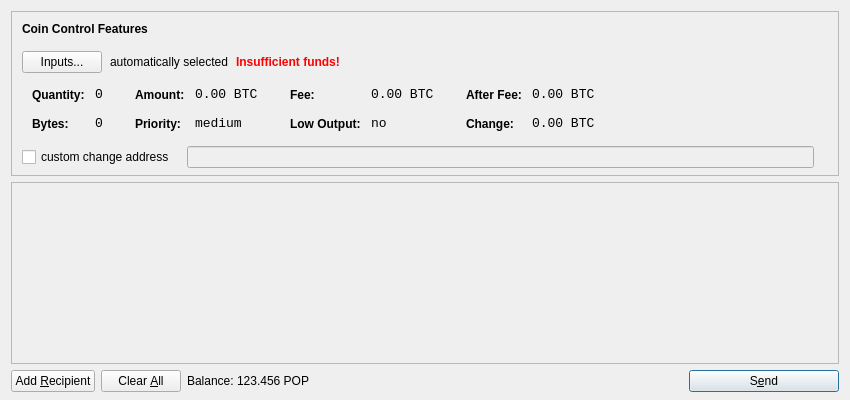
<?xml version="1.0" encoding="UTF-8"?>
<ui version="4.0">
 <class>SendCoinsDialog</class>
 <widget class="QDialog" name="SendCoinsDialog">
  <property name="geometry">
   <rect>
    <x>0</x>
    <y>0</y>
    <width>850</width>
    <height>400</height>
   </rect>
  </property>
  <property name="windowTitle">
   <string>Send Coins</string>
  </property>
  <layout class="QVBoxLayout" name="verticalLayout" stretch="0,1,0">
   <property name="bottomMargin">
    <number>8</number>
   </property>
   <item>
    <widget class="QFrame" name="frameCoinControl">
     <property name="sizePolicy">
      <sizepolicy hsizetype="Expanding" vsizetype="Expanding">
       <horstretch>0</horstretch>
       <verstretch>0</verstretch>
      </sizepolicy>
     </property>
     <property name="maximumSize">
      <size>
       <width>16777215</width>
       <height>16777215</height>
      </size>
     </property>
     <property name="frameShape">
      <enum>QFrame::StyledPanel</enum>
     </property>
     <property name="frameShadow">
      <enum>QFrame::Sunken</enum>
     </property>
     <layout class="QVBoxLayout" name="verticalLayoutCoinControl2">
      <property name="spacing">
       <number>-1</number>
      </property>
      <property name="leftMargin">
       <number>0</number>
      </property>
      <property name="topMargin">
       <number>0</number>
      </property>
      <property name="rightMargin">
       <number>0</number>
      </property>
      <property name="bottomMargin">
       <number>6</number>
      </property>
      <item>
       <layout class="QVBoxLayout" name="verticalLayoutCoinControl" stretch="0,0,0,0,1">
        <property name="spacing">
         <number>0</number>
        </property>
        <property name="leftMargin">
         <number>10</number>
        </property>
        <property name="topMargin">
         <number>10</number>
        </property>
        <item>
         <layout class="QHBoxLayout" name="horizontalLayoutCoinControl1">
          <property name="bottomMargin">
           <number>15</number>
          </property>
          <item>
           <widget class="QLabel" name="labelCoinControlFeatures">
            <property name="sizePolicy">
             <sizepolicy hsizetype="Preferred" vsizetype="Maximum">
              <horstretch>0</horstretch>
              <verstretch>0</verstretch>
             </sizepolicy>
            </property>
            <property name="font">
             <font>
              <weight>75</weight>
              <bold>true</bold>
             </font>
            </property>
            <property name="styleSheet">
             <string notr="true">font-weight:bold;</string>
            </property>
            <property name="text">
             <string>Coin Control Features</string>
            </property>
           </widget>
          </item>
         </layout>
        </item>
        <item>
         <layout class="QHBoxLayout" name="horizontalLayoutCoinControl2" stretch="0,0,0,0">
          <property name="spacing">
           <number>8</number>
          </property>
          <property name="bottomMargin">
           <number>10</number>
          </property>
          <item>
           <widget class="QPushButton" name="pushButtonCoinControl">
            <property name="styleSheet">
             <string notr="true"/>
            </property>
            <property name="text">
             <string>Inputs...</string>
            </property>
           </widget>
          </item>
          <item>
           <widget class="QLabel" name="labelCoinControlAutomaticallySelected">
            <property name="text">
             <string>automatically selected</string>
            </property>
            <property name="margin">
             <number>5</number>
            </property>
           </widget>
          </item>
          <item>
           <widget class="QLabel" name="labelCoinControlInsuffFunds">
            <property name="font">
             <font>
              <weight>75</weight>
              <bold>true</bold>
             </font>
            </property>
            <property name="styleSheet">
             <string notr="true">color:red;font-weight:bold;</string>
            </property>
            <property name="text">
             <string>Insufficient funds!</string>
            </property>
            <property name="margin">
             <number>5</number>
            </property>
           </widget>
          </item>
          <item>
           <spacer name="horizontalSpacerCoinControl">
            <property name="orientation">
             <enum>Qt::Horizontal</enum>
            </property>
            <property name="sizeHint" stdset="0">
             <size>
              <width>40</width>
              <height>1</height>
             </size>
            </property>
           </spacer>
          </item>
         </layout>
        </item>
        <item>
         <widget class="QWidget" name="widgetCoinControl" native="true">
          <property name="sizePolicy">
           <sizepolicy hsizetype="Preferred" vsizetype="Preferred">
            <horstretch>0</horstretch>
            <verstretch>0</verstretch>
           </sizepolicy>
          </property>
          <property name="minimumSize">
           <size>
            <width>0</width>
            <height>0</height>
           </size>
          </property>
          <property name="styleSheet">
           <string notr="true"/>
          </property>
          <layout class="QHBoxLayout" name="horizontalLayoutCoinControl5">
           <property name="margin">
            <number>0</number>
           </property>
           <item>
            <layout class="QHBoxLayout" name="horizontalLayoutCoinControl3" stretch="0,0,0,1">
             <property name="spacing">
              <number>20</number>
             </property>
             <property name="topMargin">
              <number>0</number>
             </property>
             <property name="bottomMargin">
              <number>10</number>
             </property>
             <item>
              <layout class="QFormLayout" name="formLayoutCoinControl1">
               <property name="horizontalSpacing">
                <number>10</number>
               </property>
               <property name="verticalSpacing">
                <number>14</number>
               </property>
               <property name="leftMargin">
                <number>10</number>
               </property>
               <property name="topMargin">
                <number>4</number>
               </property>
               <property name="rightMargin">
                <number>6</number>
               </property>
               <item row="0" column="0">
                <widget class="QLabel" name="labelCoinControlQuantityText">
                 <property name="styleSheet">
                  <string notr="true">font-weight:bold;</string>
                 </property>
                 <property name="text">
                  <string>Quantity:</string>
                 </property>
                 <property name="margin">
                  <number>0</number>
                 </property>
                </widget>
               </item>
               <item row="0" column="1">
                <widget class="QLabel" name="labelCoinControlQuantity">
                 <property name="font">
                  <font>
                   <family>Monospace</family>
                   <pointsize>10</pointsize>
                  </font>
                 </property>
                 <property name="cursor">
                  <cursorShape>IBeamCursor</cursorShape>
                 </property>
                 <property name="contextMenuPolicy">
                  <enum>Qt::ActionsContextMenu</enum>
                 </property>
                 <property name="text">
                  <string notr="true">0</string>
                 </property>
                 <property name="margin">
                  <number>0</number>
                 </property>
                 <property name="textInteractionFlags">
                  <set>Qt::LinksAccessibleByMouse|Qt::TextSelectableByKeyboard|Qt::TextSelectableByMouse</set>
                 </property>
                </widget>
               </item>
               <item row="1" column="0">
                <widget class="QLabel" name="labelCoinControlBytesText">
                 <property name="styleSheet">
                  <string notr="true">font-weight:bold;</string>
                 </property>
                 <property name="text">
                  <string>Bytes:</string>
                 </property>
                </widget>
               </item>
               <item row="1" column="1">
                <widget class="QLabel" name="labelCoinControlBytes">
                 <property name="font">
                  <font>
                   <family>Monospace</family>
                   <pointsize>10</pointsize>
                  </font>
                 </property>
                 <property name="cursor">
                  <cursorShape>IBeamCursor</cursorShape>
                 </property>
                 <property name="contextMenuPolicy">
                  <enum>Qt::ActionsContextMenu</enum>
                 </property>
                 <property name="text">
                  <string notr="true">0</string>
                 </property>
                 <property name="textInteractionFlags">
                  <set>Qt::LinksAccessibleByMouse|Qt::TextSelectableByKeyboard|Qt::TextSelectableByMouse</set>
                 </property>
                </widget>
               </item>
              </layout>
             </item>
             <item>
              <layout class="QFormLayout" name="formLayoutCoinControl2">
               <property name="horizontalSpacing">
                <number>10</number>
               </property>
               <property name="verticalSpacing">
                <number>14</number>
               </property>
               <property name="leftMargin">
                <number>6</number>
               </property>
               <property name="topMargin">
                <number>4</number>
               </property>
               <property name="rightMargin">
                <number>6</number>
               </property>
               <item row="0" column="0">
                <widget class="QLabel" name="labelCoinControlAmountText">
                 <property name="styleSheet">
                  <string notr="true">font-weight:bold;</string>
                 </property>
                 <property name="text">
                  <string>Amount:</string>
                 </property>
                 <property name="margin">
                  <number>0</number>
                 </property>
                </widget>
               </item>
               <item row="0" column="1">
                <widget class="QLabel" name="labelCoinControlAmount">
                 <property name="font">
                  <font>
                   <family>Monospace</family>
                   <pointsize>10</pointsize>
                  </font>
                 </property>
                 <property name="cursor">
                  <cursorShape>IBeamCursor</cursorShape>
                 </property>
                 <property name="contextMenuPolicy">
                  <enum>Qt::ActionsContextMenu</enum>
                 </property>
                 <property name="text">
                  <string notr="true">0.00 BTC</string>
                 </property>
                 <property name="textInteractionFlags">
                  <set>Qt::LinksAccessibleByMouse|Qt::TextSelectableByKeyboard|Qt::TextSelectableByMouse</set>
                 </property>
                </widget>
               </item>
               <item row="1" column="0">
                <widget class="QLabel" name="labelCoinControlPriorityText">
                 <property name="styleSheet">
                  <string notr="true">font-weight:bold;</string>
                 </property>
                 <property name="text">
                  <string>Priority:</string>
                 </property>
                </widget>
               </item>
               <item row="1" column="1">
                <widget class="QLabel" name="labelCoinControlPriority">
                 <property name="font">
                  <font>
                   <family>Monospace</family>
                   <pointsize>10</pointsize>
                  </font>
                 </property>
                 <property name="cursor">
                  <cursorShape>IBeamCursor</cursorShape>
                 </property>
                 <property name="contextMenuPolicy">
                  <enum>Qt::ActionsContextMenu</enum>
                 </property>
                 <property name="text">
                  <string>medium</string>
                 </property>
                 <property name="textInteractionFlags">
                  <set>Qt::LinksAccessibleByMouse|Qt::TextSelectableByKeyboard|Qt::TextSelectableByMouse</set>
                 </property>
                </widget>
               </item>
              </layout>
             </item>
             <item>
              <layout class="QFormLayout" name="formLayoutCoinControl3">
               <property name="horizontalSpacing">
                <number>10</number>
               </property>
               <property name="verticalSpacing">
                <number>14</number>
               </property>
               <property name="leftMargin">
                <number>6</number>
               </property>
               <property name="topMargin">
                <number>4</number>
               </property>
               <property name="rightMargin">
                <number>6</number>
               </property>
               <item row="0" column="0">
                <widget class="QLabel" name="labelCoinControlFeeText">
                 <property name="styleSheet">
                  <string notr="true">font-weight:bold;</string>
                 </property>
                 <property name="text">
                  <string>Fee:</string>
                 </property>
                 <property name="margin">
                  <number>0</number>
                 </property>
                </widget>
               </item>
               <item row="0" column="1">
                <widget class="QLabel" name="labelCoinControlFee">
                 <property name="font">
                  <font>
                   <family>Monospace</family>
                   <pointsize>10</pointsize>
                  </font>
                 </property>
                 <property name="cursor">
                  <cursorShape>IBeamCursor</cursorShape>
                 </property>
                 <property name="contextMenuPolicy">
                  <enum>Qt::ActionsContextMenu</enum>
                 </property>
                 <property name="text">
                  <string notr="true">0.00 BTC</string>
                 </property>
                 <property name="textInteractionFlags">
                  <set>Qt::LinksAccessibleByMouse|Qt::TextSelectableByKeyboard|Qt::TextSelectableByMouse</set>
                 </property>
                </widget>
               </item>
               <item row="1" column="0">
                <widget class="QLabel" name="labelCoinControlLowOutputText">
                 <property name="styleSheet">
                  <string notr="true">font-weight:bold;</string>
                 </property>
                 <property name="text">
                  <string>Low Output:</string>
                 </property>
                </widget>
               </item>
               <item row="1" column="1">
                <widget class="QLabel" name="labelCoinControlLowOutput">
                 <property name="font">
                  <font>
                   <family>Monospace</family>
                   <pointsize>10</pointsize>
                  </font>
                 </property>
                 <property name="cursor">
                  <cursorShape>IBeamCursor</cursorShape>
                 </property>
                 <property name="contextMenuPolicy">
                  <enum>Qt::ActionsContextMenu</enum>
                 </property>
                 <property name="text">
                  <string>no</string>
                 </property>
                 <property name="textInteractionFlags">
                  <set>Qt::LinksAccessibleByMouse|Qt::TextSelectableByKeyboard|Qt::TextSelectableByMouse</set>
                 </property>
                </widget>
               </item>
              </layout>
             </item>
             <item>
              <layout class="QFormLayout" name="formLayoutCoinControl4">
               <property name="horizontalSpacing">
                <number>10</number>
               </property>
               <property name="verticalSpacing">
                <number>14</number>
               </property>
               <property name="leftMargin">
                <number>6</number>
               </property>
               <property name="topMargin">
                <number>4</number>
               </property>
               <property name="rightMargin">
                <number>6</number>
               </property>
               <item row="0" column="0">
                <widget class="QLabel" name="labelCoinControlAfterFeeText">
                 <property name="styleSheet">
                  <string notr="true">font-weight:bold;</string>
                 </property>
                 <property name="text">
                  <string>After Fee:</string>
                 </property>
                 <property name="margin">
                  <number>0</number>
                 </property>
                </widget>
               </item>
               <item row="0" column="1">
                <widget class="QLabel" name="labelCoinControlAfterFee">
                 <property name="font">
                  <font>
                   <family>Monospace</family>
                   <pointsize>10</pointsize>
                  </font>
                 </property>
                 <property name="cursor">
                  <cursorShape>IBeamCursor</cursorShape>
                 </property>
                 <property name="contextMenuPolicy">
                  <enum>Qt::ActionsContextMenu</enum>
                 </property>
                 <property name="text">
                  <string notr="true">0.00 BTC</string>
                 </property>
                 <property name="textInteractionFlags">
                  <set>Qt::LinksAccessibleByMouse|Qt::TextSelectableByKeyboard|Qt::TextSelectableByMouse</set>
                 </property>
                </widget>
               </item>
               <item row="1" column="0">
                <widget class="QLabel" name="labelCoinControlChangeText">
                 <property name="styleSheet">
                  <string notr="true">font-weight:bold;</string>
                 </property>
                 <property name="text">
                  <string>Change:</string>
                 </property>
                </widget>
               </item>
               <item row="1" column="1">
                <widget class="QLabel" name="labelCoinControlChange">
                 <property name="font">
                  <font>
                   <family>Monospace</family>
                   <pointsize>10</pointsize>
                  </font>
                 </property>
                 <property name="cursor">
                  <cursorShape>IBeamCursor</cursorShape>
                 </property>
                 <property name="contextMenuPolicy">
                  <enum>Qt::ActionsContextMenu</enum>
                 </property>
                 <property name="text">
                  <string notr="true">0.00 BTC</string>
                 </property>
                 <property name="textInteractionFlags">
                  <set>Qt::LinksAccessibleByMouse|Qt::TextSelectableByKeyboard|Qt::TextSelectableByMouse</set>
                 </property>
                </widget>
               </item>
              </layout>
             </item>
            </layout>
           </item>
          </layout>
         </widget>
        </item>
        <item>
         <layout class="QHBoxLayout" name="horizontalLayoutCoinControl4" stretch="0,0,0">
          <property name="spacing">
           <number>12</number>
          </property>
          <property name="sizeConstraint">
           <enum>QLayout::SetDefaultConstraint</enum>
          </property>
          <property name="topMargin">
           <number>5</number>
          </property>
          <property name="rightMargin">
           <number>5</number>
          </property>
          <item>
           <widget class="QCheckBox" name="checkBoxCoinControlChange">
            <property name="text">
             <string>custom change address</string>
            </property>
           </widget>
          </item>
          <item>
           <widget class="QLineEdit" name="lineEditCoinControlChange">
            <property name="enabled">
             <bool>false</bool>
            </property>
            <property name="sizePolicy">
             <sizepolicy hsizetype="Expanding" vsizetype="Fixed">
              <horstretch>0</horstretch>
              <verstretch>0</verstretch>
             </sizepolicy>
            </property>
           </widget>
          </item>
          <item>
           <widget class="QLabel" name="labelCoinControlChangeLabel">
            <property name="sizePolicy">
             <sizepolicy hsizetype="Preferred" vsizetype="Expanding">
              <horstretch>0</horstretch>
              <verstretch>0</verstretch>
             </sizepolicy>
            </property>
            <property name="minimumSize">
             <size>
              <width>0</width>
              <height>0</height>
             </size>
            </property>
            <property name="text">
             <string/>
            </property>
            <property name="margin">
             <number>3</number>
            </property>
           </widget>
          </item>
         </layout>
        </item>
        <item>
         <spacer name="verticalSpacerCoinControl">
          <property name="orientation">
           <enum>Qt::Vertical</enum>
          </property>
          <property name="sizeHint" stdset="0">
           <size>
            <width>800</width>
            <height>1</height>
           </size>
          </property>
         </spacer>
        </item>
       </layout>
      </item>
     </layout>
    </widget>
   </item>
   <item>
    <widget class="QScrollArea" name="scrollArea">
     <property name="widgetResizable">
      <bool>true</bool>
     </property>
     <widget class="QWidget" name="scrollAreaWidgetContents">
      <property name="geometry">
       <rect>
        <x>0</x>
        <y>0</y>
        <width>830</width>
        <height>165</height>
       </rect>
      </property>
      <layout class="QVBoxLayout" name="verticalLayout_2">
       <property name="margin">
        <number>0</number>
       </property>
       <item>
        <layout class="QVBoxLayout" name="entries">
         <property name="spacing">
          <number>6</number>
         </property>
        </layout>
       </item>
       <item>
        <spacer name="verticalSpacer">
         <property name="orientation">
          <enum>Qt::Vertical</enum>
         </property>
         <property name="sizeHint" stdset="0">
          <size>
           <width>20</width>
           <height>40</height>
          </size>
         </property>
        </spacer>
       </item>
      </layout>
     </widget>
    </widget>
   </item>
   <item>
    <layout class="QHBoxLayout" name="horizontalLayout">
     <item>
      <widget class="QPushButton" name="addButton">
       <property name="toolTip">
        <string>Send to multiple recipients at once</string>
       </property>
       <property name="text">
        <string>Add &amp;Recipient</string>
       </property>
       <property name="icon">
        <iconset resource="../bitcoin.qrc">
         <normaloff>:/icons/add</normaloff>:/icons/add</iconset>
       </property>
       <property name="autoDefault">
        <bool>false</bool>
       </property>
      </widget>
     </item>
     <item>
      <widget class="QPushButton" name="clearButton">
       <property name="sizePolicy">
        <sizepolicy hsizetype="Minimum" vsizetype="Fixed">
         <horstretch>0</horstretch>
         <verstretch>0</verstretch>
        </sizepolicy>
       </property>
       <property name="toolTip">
        <string>Remove all transaction fields</string>
       </property>
       <property name="text">
        <string>Clear &amp;All</string>
       </property>
       <property name="icon">
        <iconset resource="../bitcoin.qrc">
         <normaloff>:/icons/remove</normaloff>:/icons/remove</iconset>
       </property>
       <property name="autoRepeatDelay">
        <number>300</number>
       </property>
       <property name="autoDefault">
        <bool>false</bool>
       </property>
      </widget>
     </item>
     <item>
      <layout class="QHBoxLayout" name="horizontalLayout_2">
       <property name="spacing">
        <number>3</number>
       </property>
       <item>
        <widget class="QLabel" name="label">
         <property name="text">
          <string>Balance:</string>
         </property>
        </widget>
       </item>
       <item>
        <widget class="QLabel" name="labelBalance">
         <property name="cursor">
          <cursorShape>IBeamCursor</cursorShape>
         </property>
         <property name="text">
          <string>123.456 POP</string>
         </property>
         <property name="textInteractionFlags">
          <set>Qt::LinksAccessibleByMouse|Qt::TextSelectableByKeyboard|Qt::TextSelectableByMouse</set>
         </property>
        </widget>
       </item>
      </layout>
     </item>
     <item>
      <spacer name="horizontalSpacer">
       <property name="orientation">
        <enum>Qt::Horizontal</enum>
       </property>
       <property name="sizeHint" stdset="0">
        <size>
         <width>40</width>
         <height>20</height>
        </size>
       </property>
      </spacer>
     </item>
     <item>
      <widget class="QPushButton" name="sendButton">
       <property name="minimumSize">
        <size>
         <width>150</width>
         <height>0</height>
        </size>
       </property>
       <property name="toolTip">
        <string>Confirm the send action</string>
       </property>
       <property name="text">
        <string>S&amp;end</string>
       </property>
       <property name="icon">
        <iconset resource="../bitcoin.qrc">
         <normaloff>:/icons/send</normaloff>:/icons/send</iconset>
       </property>
       <property name="default">
        <bool>true</bool>
       </property>
      </widget>
     </item>
    </layout>
   </item>
  </layout>
 </widget>
 <resources>
  <include location="../bitcoin.qrc"/>
 </resources>
 <connections/>
</ui>
